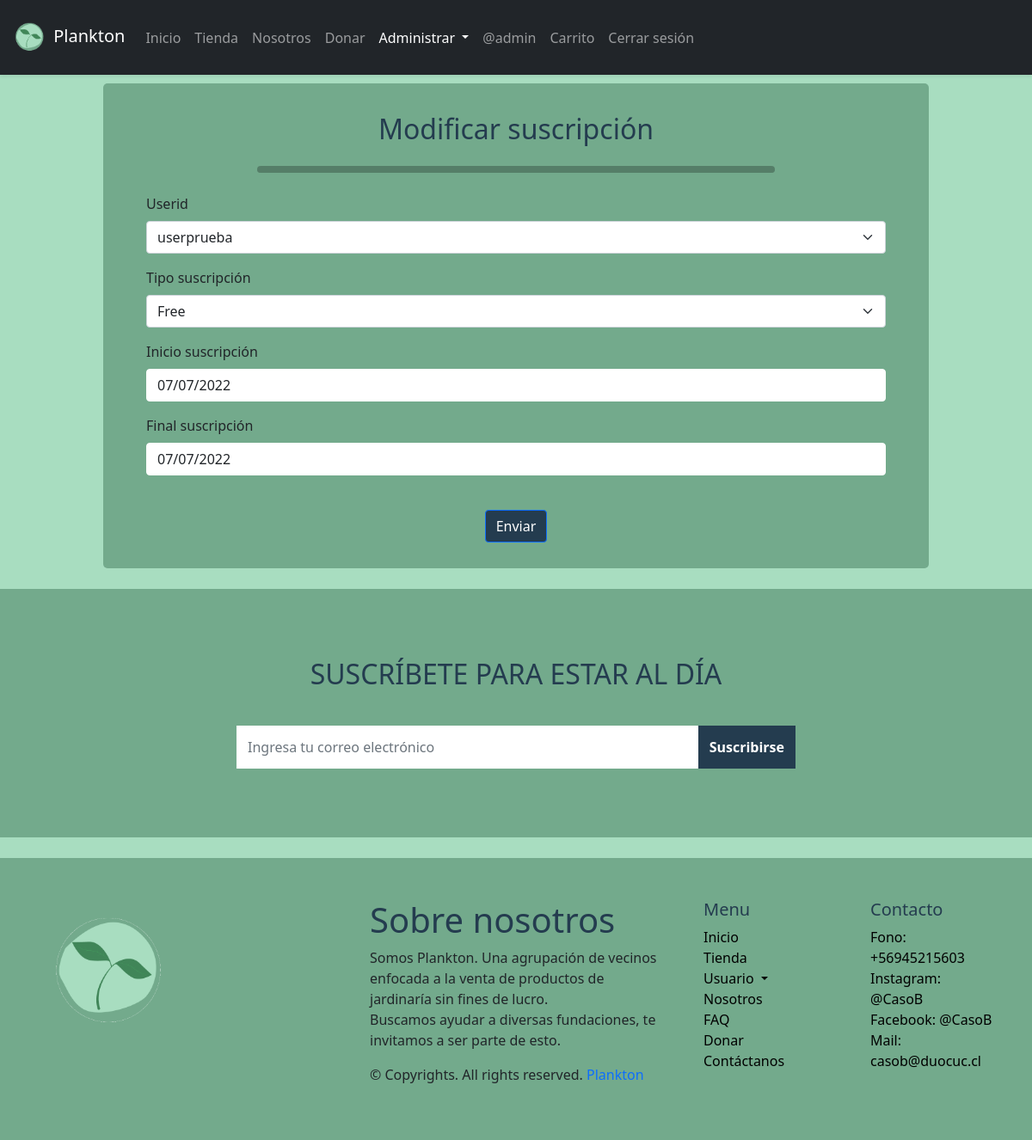
Page /Plankton/modificarsub.html/6 (signed in) on the committed database.
### Plankton/models.py (models this page shows, shortened)
class Membership(models.Model):
    TYPE_CHOICES = (('free','Free'), ('donante','Donante'))
    userid = models.ForeignKey(settings.AUTH_USER_MODEL, on_delete=models.CASCADE, primary_key=True, unique=False)
    tipo = models.CharField(max_length=10, choices=TYPE_CHOICES, verbose_name="Tipo suscripción")
    inicio = models.DateField(default=datetime.date.today, verbose_name="Inicio suscripción")
    final = models.DateField(default=datetime.date.today, verbose_name="Final suscripción")

### Plankton/views.py (the view)
# urls.py: path('Plankton/modificarsub.html/<id>', modificarsub, name="modificarsub"),
@permission_required('Plankton.change_membership', login_url="../accounts/login")
def modificarsub(request, id):
    sub=Membership.objects.get(userid=id)
    contexto={
        'form':SubRegForm(instance=sub)
    }
    if request.method=='POST':
        formulario=SubRegForm(request.POST, instance=sub)
        if formulario.is_valid():
            formulario.save()
            return redirect(to='listausuarios')
    return render(request, 'Plankton/modificarsub.html', contexto)

### Plankton/forms.py
class SubRegForm(ModelForm):
    class Meta:
        model = Membership
        fields = '__all__'

### Plankton/context_processor.py (called while the page is built)
def total_carrito(request):
    total = 0
    if "carrito" in request.session.keys():
        for key, value in request.session["carrito"].items():
            total += int(value["acumulado"])
    return {"total_carrito": total}

### Plankton/templates/Plankton/modificarsub.html (shortened to what this page needs)
{%extends "Plankton/plantillas/base.html"%}
{% block administraractive %}<a class="nav-link dropdown-toggle active" href="#" id="navbarScrollingDropdown"
role="button" data-bs-toggle="dropdown" aria-expanded="false">
Administrar
</a>{% endblock %}
{% block content %}
{% load static %}
{% load bootstrap5 %}
<section class="mb-4" id="formulario">
    <h2 class="h1-responsive font-weight-bold text-center my-4">Modificar suscripción</h2>
    <hr class="rounded"> <br>
    <div class="row">
        <div class="form-group">
            <form id="modificargeneral" class="form" action="" method="POST" autocomplete="on" enctype="multipart/form-data">
                <div class="row">
                    <div>
                        <div>
                            {% bootstrap_form form %}
                           <br>
                        </div>
                    </div></div>
                <div class="text-center text-md-left">
                    <input class="btn btn-primary" name="enviar" id="enviar" type="submit" value="Enviar">
                </div>
            </form>
        </div>
    </div>
</section>
{% endblock %}

### Plankton/templates/Plankton/plantillas/base.html (shortened to what this page needs)
<!DOCTYPE html>
<html>
{% load static %}
<head>
  <link href="https://cdn.jsdelivr.net/npm/bootstrap@5.1.3/dist/css/bootstrap.min.css" rel="stylesheet"
>
  <link rel="stylesheet" href="{% static 'Plankton/css/estilo.css'%}">
  {% load pwa %}
</head>
<body>
  <nav class="navbar navbar-expand-lg py-3 navbar-dark bg-dark shadow-sm">
    <div class="container-fluid">
      <a class="navbar-brand" href="{% url 'index'%}">
        <img src="{% static 'plankton/img/logo.png'%}" width="45" alt="" class="d-inline-block align-middle mr-2">
        Plankton</a>
      <div class="collapse navbar-collapse" id="navbarTogglerDemo03">
        <ul class="navbar-nav me-auto mb-2 mb-lg-0">
          <li class="nav-item">
            {% block indexactive %}<a class="nav-link" aria-current="page" href="{% url 'index'%}">Inicio</a>{% endblock %}
          </li>
          <li class="nav-item dropdown">
            {% block tiendaactive %}<a class="nav-link" aria-current="page" href="{% url 'tienda'%}">Tienda</a>{% endblock %}
          <li class="nav-item">
            {% block nosotrosactive %}<a class="nav-link" href="{% url 'nosotros'%}">Nosotros</a>{% endblock %}
          </li>
          {% if user.is_authenticated %}
          <li class="nav-item">
            {% block donacionactive %}<a class="nav-link" href="{% url 'donacion'%}">Donar</a>{% endblock %}
          </li>
          {% endif %}
          {% if perms.Plankton.view_producto or perms.auth.view_user %}
          <li class="nav-item dropdown">
            {% block administraractive %}{% endblock %}
            {% endif %}
            {% if user.is_authenticated %}
            <li class="nav-item">
              <a class="nav-link" href="#">@{{ user.username }}</a>
            </li>
            <li class="nav-item">
              {% block carritoactive %}<a class="nav-link" href="{% url 'carrito'%}">Carrito</a>{% endblock %}
            </li>
            <li class="nav-item">
              <a class="nav-link" href="{% url 'logout'%}">Cerrar sesión</a>
            </li>
            {% endif %}
        </ul>
      </div>
    </div>
  </nav>
  {% block content %} {% endblock %}
  <section class="newsletter">
    <div class="container">
      <div class="content">
        <h2>SUSCRÍBETE PARA ESTAR AL DÍA</h2>
        <div class="input-group">
          <input type="email" class="form-control" placeholder="Ingresa tu correo electrónico">
          <span class="input-group-btn">
            <button class="btn" type="submit">Suscribirse</button>
          </span>
        </div>
      </div>
    </div>
  </section>
  <br>
  <footer class="w-100 py-4 flex-shrink-0">
    <div class="container py-4">
      <div class="row gy-4 gx-5">
        <div class="col-lg-4 col-md-6">
          <img class="img-fluid" src="{% static 'plankton/img/logo.png'%}" width="50%" height="50%">
        </div>
        <div class="col-lg-4 col-md-6">
          <h1>Sobre nosotros</h1>
          <p>Somos Plankton. Una agrupación de vecinos enfocada a la venta de productos de jardinaría sin fines de
            lucro.<br>
            Buscamos ayudar a diversas fundaciones, te invitamos a ser parte de esto.</p>
          <p>&copy; Copyrights. All rights reserved. <a class="text-primary" href="#">Plankton</a></p>
        </div>
        <div class="col-lg-2 col-md-6">
          <h5>Menu</h5>
          <ul class="list-unstyled text-muted">
            <li><a href="{% url 'index'%}">Inicio</a></li>
            <li><a href="{% url 'tienda'%}">Tienda</a></li>
            <li class="item dropdown">
              <a class="link dropdown-toggle" href="#" id="navbarScrollingDropdown" role="button"
                data-bs-toggle="dropdown" aria-expanded="false">
                Usuario
              </a>
            <li><a href="{% url 'nosotros'%}">Nosotros</a></li>
            <li><a href="{% url 'faq'%}">FAQ</a></li>
            {% if user.is_authenticated %}<li><a href="{% url 'donacion'%}">Donar</a></li>{% endif %}
            <li><a href="{% url 'contacto'%}">Contáctanos</a></li>
          </ul>
        </div>
        <div class="col-lg-2 col-md-6">
          <h5>Contacto</h5>
          <ul class="list-unstyled text-muted">
            <li>Fono: +56945215603</li>
            <li>Instagram: @CasoB</li>
            <li>Facebook: @CasoB</li>
            <li>Mail: casob@duocuc.cl</li>
          </ul>
        </div>
      </div>
    </div>
  </footer>
</body>
</html>

### Plankton/static/Plankton/css/estilo.css (style rules this page uses)
* { position: relative; box-sizing: border-box; }
body { margin: 0; padding: 0; width: 100%; height: 100%; background-color: #a8ddc0; }
h1, h2, h3, h4, h5, h6 { color: #243c4f }
li { color: rgb(0, 0, 0); }
hr.rounded { margin: auto; width: 70%; border-top: 8px solid rgb(0, 0, 0); border-radius: 5px; }
.btn-primary { background-color: #243c4f; }
.newsletter { width: 100%; margin: 0px; padding: 80px 0; background: #73aa8c; position: relative; }
.newsletter .content { max-width: 650px; margin: auto; text-align: center; z-index: 2; }
.newsletter .content h2 { color: #243c4f; margin-bottom: 40px; }
.newsletter .content .form-control { height: 50px; border-color: #ffffff; border-radius: 0; }
.newsletter .content .btn { min-height: 50px; border-radius: 0; background: #243c4f; color: #fff; font-weight: 600; }
a { color: inherit; text-decoration: none; transition: all 0.3s; }
.form-control { background: #ffffff; border-color: #ffffff; }
footer { margin: auto; background: #73aa8c; }
.container { position: relative; width: 100%; }
#formulario { width: 80%; left: 10%; background: #73aa8c; margin-top: 10px; padding-top: 10px; padding-left: 50px; padding-right: 50px; padding-bottom: 30px; border-radius: 5px; }

### rows in the picture
Membership: userid "userprueba", tipo "Free", inicio "07/07/2022", final "07/07/2022"

### other values in the picture
{{ user.username }} "admin"
